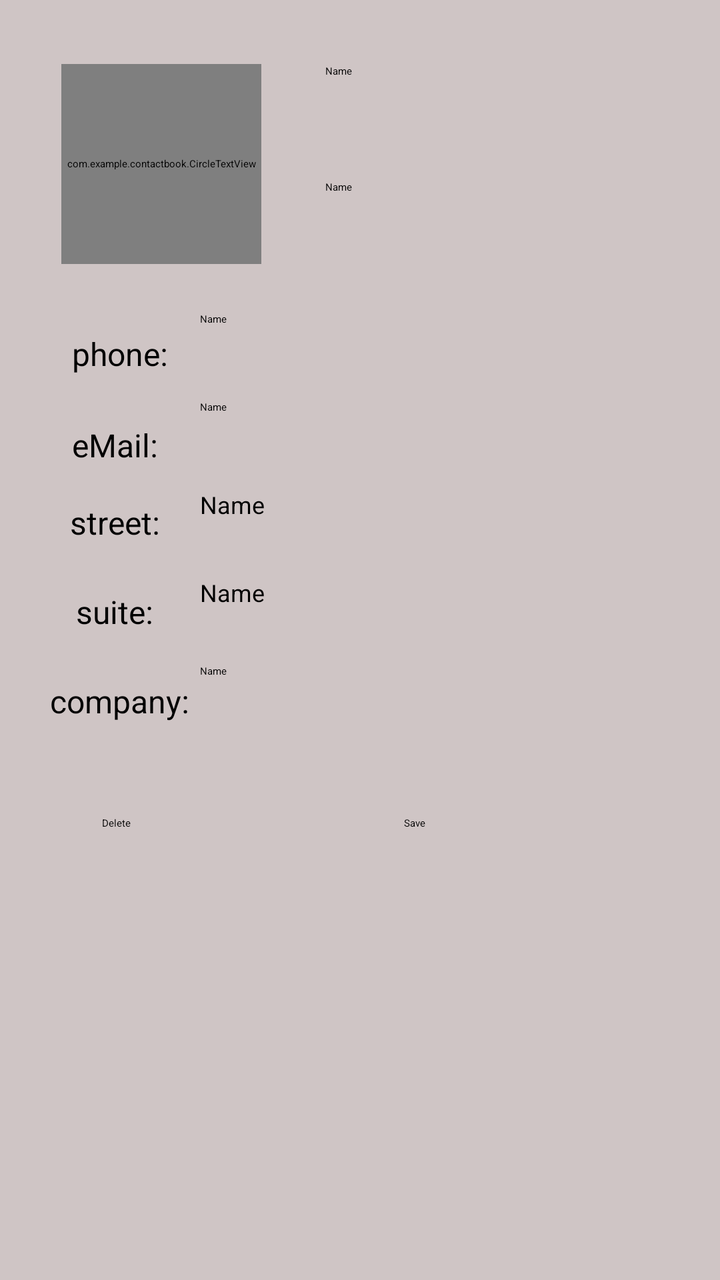
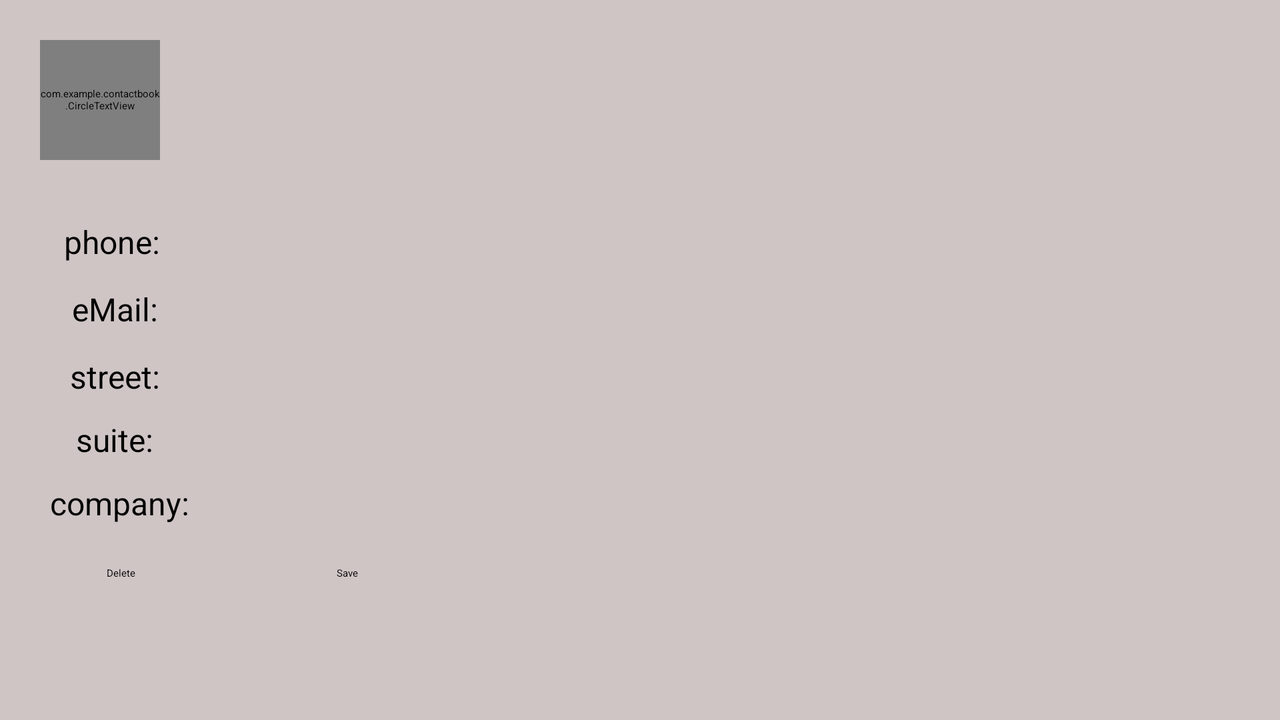

An Android layout and its configuration variant, each rendered on a device that would load it. The default file and the variant file are quoted in full after the pictures.
<!-- AndroidManifest.xml: application theme Theme.ContactBook -->
<!-- res/layout/fragment_contact.xml -->
<?xml version="1.0" encoding="utf-8"?>
<androidx.constraintlayout.widget.ConstraintLayout xmlns:android="http://schemas.android.com/apk/res/android"
    xmlns:app="http://schemas.android.com/apk/res-auto"
    xmlns:tools="http://schemas.android.com/tools"
    android:layout_width="match_parent"
    android:layout_height="match_parent"
    android:background="#CFC5C5"
    tools:context=".ContactActivity">


    <de.hdodenhof.circleimageview.CircleImageView
        android:id="@+id/ivAvatar"
        android:layout_width="100dp"
        android:layout_height="100dp"
        android:layout_marginTop="32dp"
        app:layout_constraintEnd_toEndOf="parent"
        app:layout_constraintHorizontal_bias="0.118"
        app:layout_constraintStart_toStartOf="parent"
        app:layout_constraintTop_toTopOf="parent" />

    <com.example.contactbook.CircleTextView
        android:id="@+id/tvAvatar"
        android:layout_width="100dp"
        android:layout_height="100dp"
        android:layout_marginTop="32dp"
        android:background="@drawable/rounded_background"
        android:text="A"
        android:textAlignment="center"
        android:textColor="#FFFFFF"
        android:textSize="70sp"
        android:textStyle="bold"
        app:layout_constraintEnd_toEndOf="parent"
        app:layout_constraintHorizontal_bias="0.118"
        app:layout_constraintStart_toStartOf="parent"
        app:layout_constraintTop_toTopOf="parent" />

    <Button
        android:id="@+id/bSave"
        android:layout_width="95dp"
        android:layout_height="50dp"
        android:layout_marginTop="36dp"
        android:text="Save"
        app:layout_constraintEnd_toEndOf="parent"
        app:layout_constraintHorizontal_bias="0.762"
        app:layout_constraintStart_toStartOf="parent"
        app:layout_constraintTop_toBottomOf="@+id/etCompany" />

    <Button
        android:id="@+id/bDelete"
        android:layout_width="95dp"
        android:layout_height="50dp"
        android:layout_marginTop="36dp"
        android:layout_marginEnd="56dp"
        android:text="Delete"
        app:layout_constraintEnd_toStartOf="@+id/bSave"
        app:layout_constraintTop_toBottomOf="@+id/etCompany" />

    <EditText
        android:id="@+id/etName"
        android:layout_width="200dp"
        android:layout_height="50dp"
        android:layout_marginStart="32dp"
        android:layout_marginTop="32dp"
        android:ems="10"
        android:inputType="textPersonName"
        android:text="Name"
        app:layout_constraintStart_toEndOf="@+id/tvAvatar"
        app:layout_constraintTop_toTopOf="parent" />

    <EditText
        android:id="@+id/etUserName"
        android:layout_width="200dp"
        android:layout_height="50dp"
        android:layout_marginStart="32dp"
        android:layout_marginTop="8dp"
        android:ems="10"
        android:inputType="textPersonName"
        android:text="Name"
        app:layout_constraintStart_toEndOf="@+id/tvAvatar"
        app:layout_constraintTop_toBottomOf="@+id/etName" />

    <EditText
        android:id="@+id/etPhoneNumber"
        android:layout_width="250dp"
        android:layout_height="40dp"
        android:layout_marginStart="100dp"
        android:layout_marginTop="16dp"
        android:ems="10"
        android:inputType="textPersonName"
        android:text="Name"
        app:layout_constraintStart_toStartOf="parent"
        app:layout_constraintTop_toBottomOf="@+id/etUserName" />

    <EditText
        android:id="@+id/eteMail"
        android:layout_width="250dp"
        android:layout_height="40dp"
        android:layout_marginStart="100dp"
        android:layout_marginTop="4dp"
        android:ems="10"
        android:inputType="textPersonName"
        android:text="Name"
        app:layout_constraintStart_toStartOf="parent"
        app:layout_constraintTop_toBottomOf="@+id/etPhoneNumber" />

    <EditText
        android:id="@+id/etStreet"
        android:layout_width="250dp"
        android:layout_height="40dp"
        android:layout_marginStart="100dp"
        android:layout_marginTop="4dp"
        android:ems="10"
        android:inputType="textPersonName"
        android:text="Name"
        android:textSize="12sp"
        app:layout_constraintStart_toStartOf="parent"
        app:layout_constraintTop_toBottomOf="@+id/eteMail" />


    <EditText
        android:id="@+id/etSuite"
        android:layout_width="250dp"
        android:layout_height="40dp"
        android:layout_marginStart="100dp"
        android:layout_marginTop="4dp"
        android:ems="10"
        android:inputType="textPersonName"
        android:text="Name"
        android:textSize="12sp"
        app:layout_constraintStart_toStartOf="parent"
        app:layout_constraintTop_toBottomOf="@+id/etStreet" />


    <EditText
        android:id="@+id/etCompany"
        android:layout_width="250dp"
        android:layout_height="40dp"
        android:layout_marginStart="100dp"
        android:layout_marginTop="4dp"
        android:ems="10"
        android:inputType="textPersonName"
        android:text="Name"
        app:layout_constraintStart_toStartOf="parent"
        app:layout_constraintTop_toBottomOf="@+id/etSuite" />

    <TextView
        android:id="@+id/tvNumberTitle"
        android:layout_width="wrap_content"
        android:layout_height="wrap_content"
        android:layout_marginStart="36dp"
        android:layout_marginTop="34dp"
        android:text="phone:"
        android:textSize="16sp"
        app:layout_constraintStart_toStartOf="parent"
        app:layout_constraintTop_toBottomOf="@+id/tvAvatar" />

    <TextView
        android:id="@+id/tveMailTitle"
        android:layout_width="wrap_content"
        android:layout_height="wrap_content"
        android:layout_marginStart="36dp"
        android:layout_marginTop="24dp"
        android:text="eMail:"
        android:textSize="16sp"
        app:layout_constraintStart_toStartOf="parent"
        app:layout_constraintTop_toBottomOf="@+id/tvNumberTitle" />


    <TextView
        android:id="@+id/textView2"
        android:layout_width="wrap_content"
        android:layout_height="wrap_content"
        android:layout_marginStart="35dp"
        android:layout_marginTop="17dp"
        android:text="street:"
        android:textSize="16sp"
        app:layout_constraintStart_toStartOf="parent"
        app:layout_constraintTop_toBottomOf="@+id/tveMailTitle" />


    <TextView
        android:id="@+id/textView3"
        android:layout_width="wrap_content"
        android:layout_height="wrap_content"
        android:layout_marginStart="25dp"
        android:layout_marginTop="23dp"
        android:text="company:"
        android:textSize="16sp"
        app:layout_constraintStart_toStartOf="parent"
        app:layout_constraintTop_toBottomOf="@+id/textView5" />

    <TextView
        android:id="@+id/textView5"
        android:layout_width="wrap_content"
        android:layout_height="wrap_content"
        android:layout_marginStart="38dp"
        android:layout_marginTop="23dp"
        android:text="suite:"
        android:textSize="16sp"
        app:layout_constraintStart_toStartOf="parent"
        app:layout_constraintTop_toBottomOf="@+id/textView2" />


</androidx.constraintlayout.widget.ConstraintLayout>
<!-- resources referenced by this layout -->
<resources>
  <!-- drawable rounded_background (drawable) -->
  <?xml version="1.0" encoding="utf-8"?>
  <selector xmlns:android="http://schemas.android.com/apk/res/android">
      <item >
          <shape xmlns:android="http://schemas.android.com/apk/res/android"
              android:shape="oval">
  
              <solid android:color="#9FE554" />
  
              <size
                  android:height="60dp"
                  android:width="60dp" />
  
          </shape>
      </item>
  </selector>
</resources>
<!-- res/layout-land/fragment_contact.xml (the repository's variant of the layout above) -->
<!-- drawn on the phone turned sideways -->
<?xml version="1.0" encoding="utf-8"?>
<androidx.constraintlayout.widget.ConstraintLayout xmlns:android="http://schemas.android.com/apk/res/android"
    xmlns:app="http://schemas.android.com/apk/res-auto"
    xmlns:tools="http://schemas.android.com/tools"
    android:layout_width="match_parent"
    android:layout_height="match_parent"
    android:background="#CFC5C5"
    tools:context=".MainActivity">


    <de.hdodenhof.circleimageview.CircleImageView
        android:id="@+id/ivAvatar"
        android:layout_width="60dp"
        android:layout_height="60dp"
        android:layout_marginStart="20dp"
        android:layout_marginTop="20dp"
        app:layout_constraintStart_toStartOf="parent"
        app:layout_constraintTop_toTopOf="parent" />

    <com.example.contactbook.CircleTextView
        android:id="@+id/tvAvatar"
        android:layout_width="60dp"
        android:layout_height="60dp"
        android:layout_marginStart="20dp"
        android:layout_marginTop="20dp"
        android:background="@drawable/rounded_background"
        android:text="A"
        android:textAlignment="center"
        android:textColor="#FFFFFF"
        android:textSize="40sp"
        android:textStyle="bold"
        app:layout_constraintStart_toStartOf="parent"
        app:layout_constraintTop_toTopOf="parent" />

    <Button
        android:id="@+id/bSave"
        android:layout_width="95dp"
        android:layout_height="50dp"
        android:layout_marginTop="12dp"
        android:text="Save"
        app:layout_constraintEnd_toEndOf="parent"
        app:layout_constraintHorizontal_bias="0.309"
        app:layout_constraintStart_toStartOf="parent"
        app:layout_constraintTop_toBottomOf="@+id/etCompany" />

    <Button
        android:id="@+id/bDelete"
        android:layout_width="95dp"
        android:layout_height="50dp"
        android:layout_marginTop="12dp"
        android:layout_marginEnd="20dp"
        android:text="Delete"
        app:layout_constraintEnd_toStartOf="@+id/bSave"
        app:layout_constraintTop_toBottomOf="@+id/etCompany" />

    <EditText
        android:id="@+id/etName"
        android:layout_width="200dp"
        android:layout_height="35dp"
        android:layout_marginStart="20dp"
        android:layout_marginTop="16dp"
        android:ems="10"
        android:inputType="textPersonName"
        android:textSize="14sp"
        app:layout_constraintStart_toEndOf="@+id/tvAvatar"
        app:layout_constraintTop_toTopOf="parent" />

    <EditText
        android:id="@+id/etUserName"
        android:layout_width="200dp"
        android:layout_height="35dp"
        android:layout_marginStart="20dp"
        android:layout_marginTop="8dp"
        android:ems="10"
        android:inputType="textPersonName"
        android:textSize="14sp"
        app:layout_constraintStart_toEndOf="@+id/tvAvatar"
        app:layout_constraintTop_toBottomOf="@+id/etName" />

    <EditText
        android:id="@+id/etPhoneNumber"
        android:layout_width="210dp"
        android:layout_height="33dp"
        android:layout_marginStart="100dp"
        android:layout_marginTop="12dp"
        android:ems="10"
        android:inputType="textPersonName"
        android:textSize="11sp"
        app:layout_constraintStart_toStartOf="parent"
        app:layout_constraintTop_toBottomOf="@+id/etUserName" />

    <EditText
        android:id="@+id/eteMail"
        android:layout_width="210dp"
        android:layout_height="33dp"
        android:layout_marginStart="100dp"
        android:ems="10"
        android:inputType="textPersonName"
        android:textSize="11sp"
        app:layout_constraintStart_toStartOf="parent"
        app:layout_constraintTop_toBottomOf="@+id/etPhoneNumber" />

    <EditText
        android:id="@+id/etStreet"
        android:layout_width="210dp"
        android:layout_height="33dp"
        android:layout_marginStart="100dp"
        android:ems="10"
        android:inputType="textPersonName"
        android:textSize="11sp"
        app:layout_constraintStart_toStartOf="parent"
        app:layout_constraintTop_toBottomOf="@+id/eteMail" />


    <EditText
        android:id="@+id/etSuite"
        android:layout_width="210dp"
        android:layout_height="33dp"
        android:layout_marginStart="100dp"
        android:ems="10"
        android:inputType="textPersonName"
        android:textSize="11sp"
        app:layout_constraintStart_toStartOf="parent"
        app:layout_constraintTop_toBottomOf="@+id/etStreet" />


    <EditText
        android:id="@+id/etCompany"
        android:layout_width="210dp"
        android:layout_height="33dp"
        android:layout_marginStart="100dp"
        android:ems="10"
        android:inputType="textPersonName"
        android:textSize="11sp"
        app:layout_constraintStart_toStartOf="parent"
        app:layout_constraintTop_toBottomOf="@+id/etSuite" />

    <TextView
        android:id="@+id/tvNumberTitle"
        android:layout_width="wrap_content"
        android:layout_height="wrap_content"
        android:layout_marginStart="32dp"
        android:layout_marginTop="30dp"
        android:text="phone:"
        android:textSize="16sp"
        app:layout_constraintStart_toStartOf="parent"
        app:layout_constraintTop_toBottomOf="@+id/tvAvatar" />

    <TextView
        android:id="@+id/tveMailTitle"
        android:layout_width="wrap_content"
        android:layout_height="wrap_content"
        android:layout_marginStart="36dp"
        android:layout_marginTop="12dp"
        android:text="eMail:"
        android:textSize="16sp"
        app:layout_constraintStart_toStartOf="parent"
        app:layout_constraintTop_toBottomOf="@+id/tvNumberTitle" />


    <TextView
        android:id="@+id/textView2"
        android:layout_width="wrap_content"
        android:layout_height="wrap_content"
        android:layout_marginStart="35dp"
        android:layout_marginTop="12dp"
        android:text="street:"
        android:textSize="16sp"
        app:layout_constraintStart_toStartOf="parent"
        app:layout_constraintTop_toBottomOf="@+id/tveMailTitle" />


    <TextView
        android:id="@+id/textView3"
        android:layout_width="wrap_content"
        android:layout_height="wrap_content"
        android:layout_marginStart="25dp"
        android:layout_marginTop="10dp"
        android:text="company:"
        android:textSize="16sp"
        app:layout_constraintStart_toStartOf="parent"
        app:layout_constraintTop_toBottomOf="@+id/textView5" />

    <TextView
        android:id="@+id/textView5"
        android:layout_width="wrap_content"
        android:layout_height="wrap_content"
        android:layout_marginStart="38dp"
        android:layout_marginTop="10dp"
        android:text="suite:"
        android:textSize="16sp"
        app:layout_constraintStart_toStartOf="parent"
        app:layout_constraintTop_toBottomOf="@+id/textView2" />


</androidx.constraintlayout.widget.ConstraintLayout>
